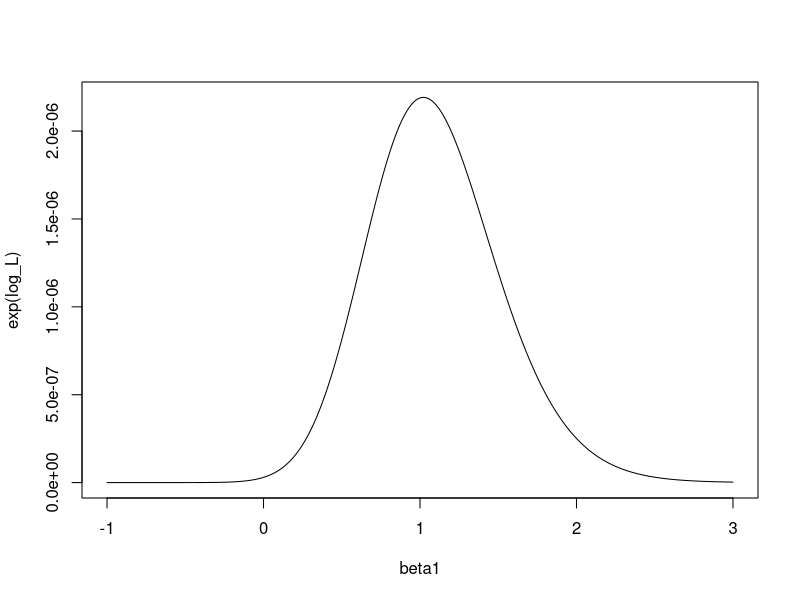
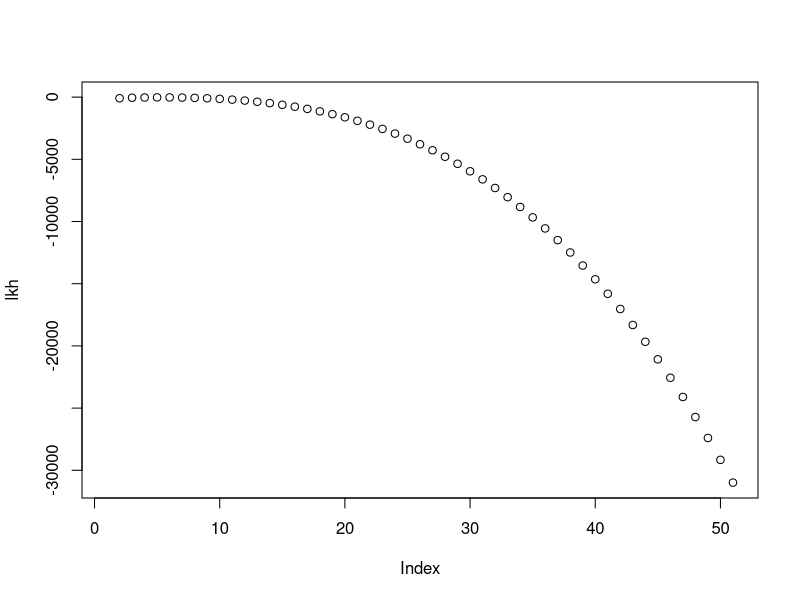
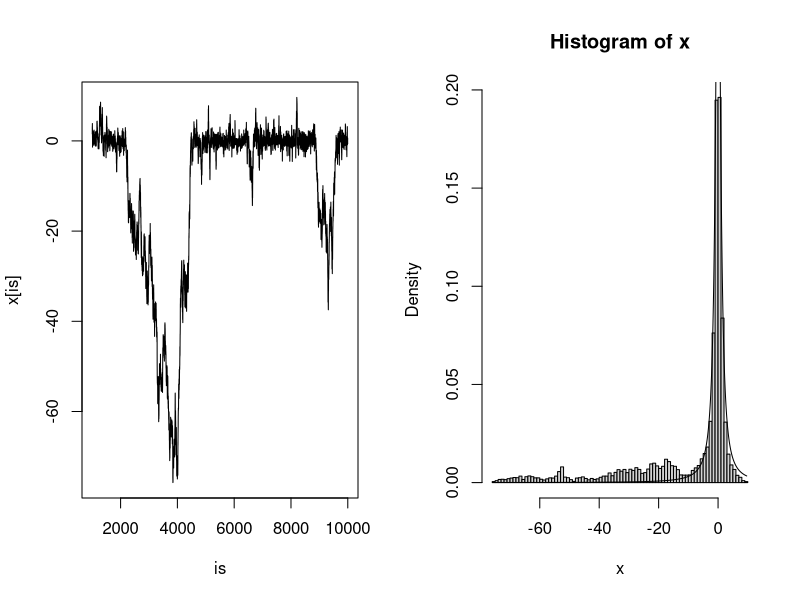
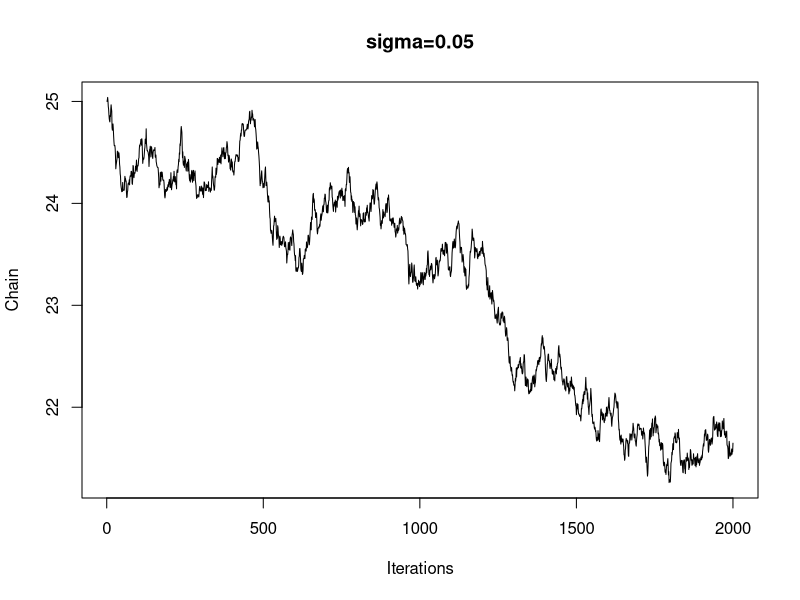
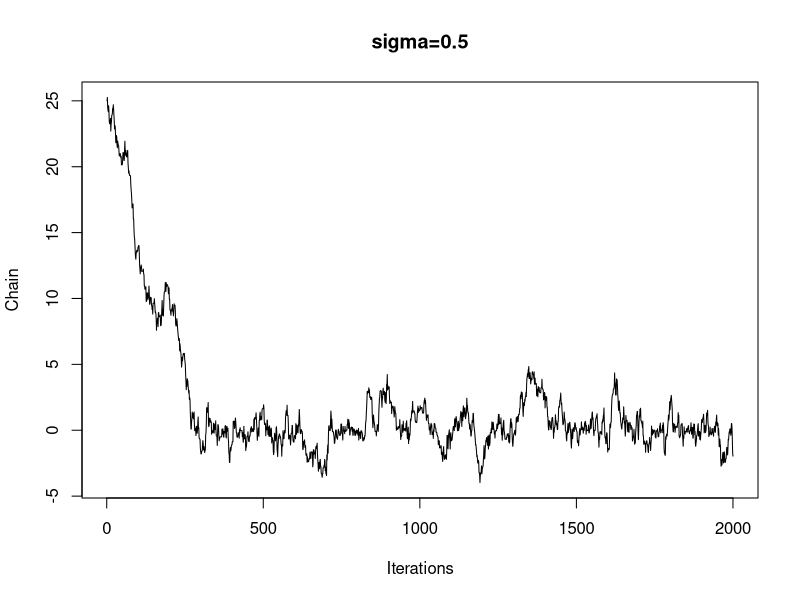
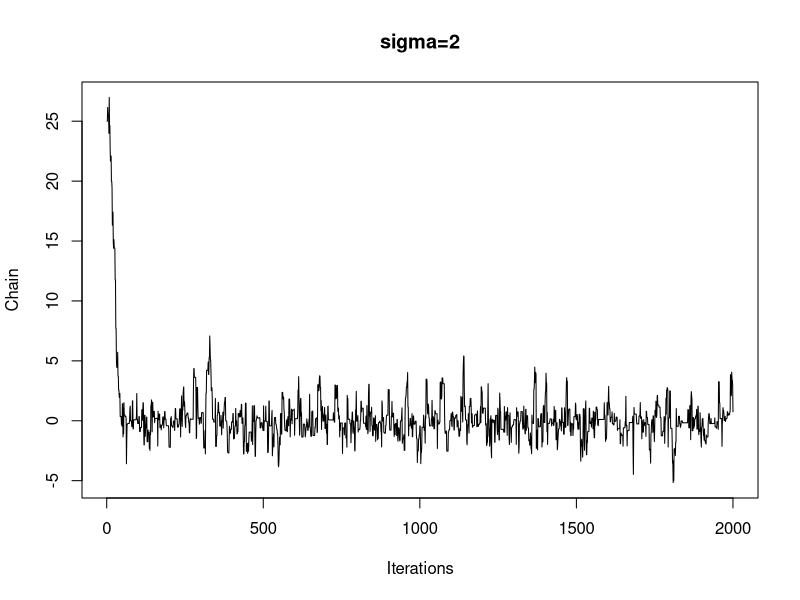
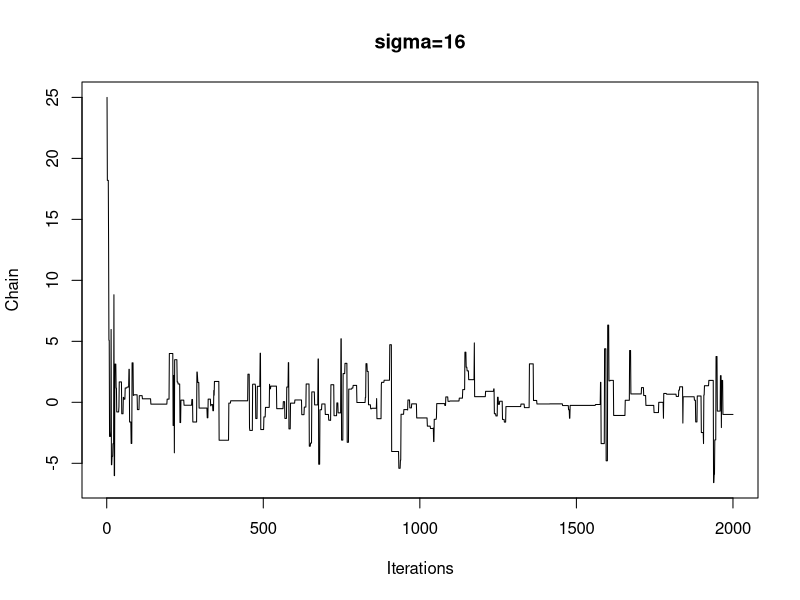
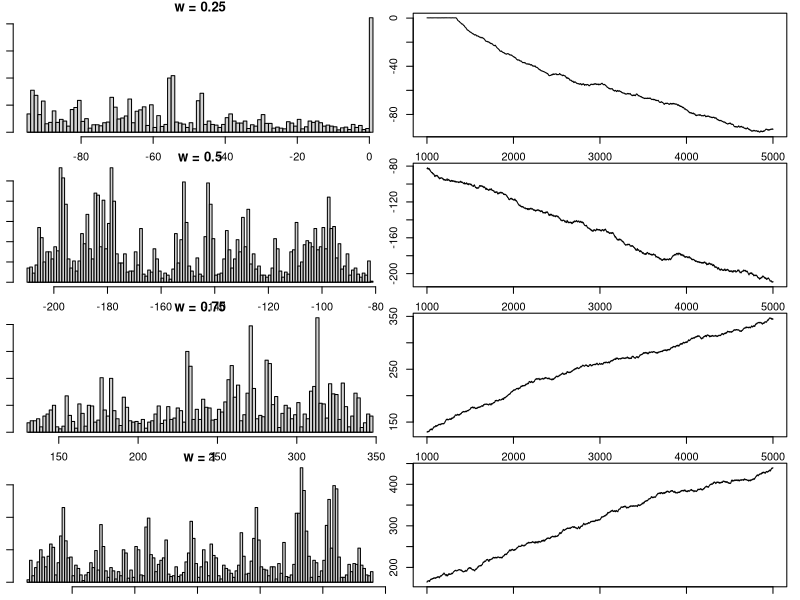

Reproduce these figures in R, in order.
## ---- chunk 1
options(scipen = 1, digits = 4, width = 80)
library(knitr)
opts_chunk$set(echo=FALSE,
               cache=TRUE, autodep=TRUE, cache.comments=FALSE,
               message=FALSE, warning=FALSE)
## ---- chunk 2
f = function(x){
  4*log(x) + 6*log(1-x)
}

result = optimize(f, c(0, 1), lower = 0, upper=1, maximum = TRUE)$maximum

(result)

## ---- chunk 3
x = c(1.34, -1.38, -0.19, -0.44, 1.90, -0.80, 0.91, 0.26, 1.37, -1.62, -0.96, 1.90, 0.99, 1.96, -1.57, 1.51, -1.61, -1.02, -0.92, -1.87,  1.73, -1.23, -1.24,  0.22, 1.42)
y = c(1, 0, 0, 1, 1, 0, 1, 1, 1, 0, 1, 1, 1, 1, 1, 0, 0, 0, 0, 0, 1, 0, 0, 1, 0)
## ---- chunk 4
l <- function(beta) {
  tmp <- exp(beta[1] + beta[2] * x)
  p <- tmp / (1 + tmp)
  return(sum(y * log(p) + (1 - y) * log(1 - p)))
}

betahat <- optim(par=c(0.25, 0.75), fn=l, control = list(fnscale=-1))$par
betahat
## ---- chunk 5
library(numDeriv)

beta_init <- c(0.25, 0.75)
gradient <- grad(l, beta_init)
hess <- hessian(l, beta_init)
(nextbeta <- beta_init - solve(hess) %*% gradient)
(nextbeta <- array(nextbeta))
## ---- chunk 6
l <- function(beta_0, beta_1) {
  tmp <- exp(beta_0 + beta_1 * x)
  p <- tmp / (1 + tmp)
  return(sum(y * log(p) + (1 - y) * log(1 - p)))
}

beta1 <- seq(-1, 3, length=1000)
log_L <- sapply(beta1, function(x) {l(0, x)})
plot(beta1, exp(log_L), type="l")
## ---- chunk 7
# uniroot
dl <- function(beta1) {
  p <- exp(beta1 * x) / (1 + exp(beta1 * x))
  grad <- sum(x * (y - p)) 
  return(grad)
}
(beta1_uni <- uniroot(dl, c(0, 2))$root)


## ---- chunk 8
# Grid Search
grid <- seq(0, 2, 0.01)
res <- sapply(grid, function(beta) {l(0, beta)})
(beta1_g <- grid[res == max(res)])
## ---- chunk 9
#  the Newton-Raphson algorithm
Newton <- function(f, theres, x0, N){
  h = 1e-4
  i = 1
  p = numeric(N)
  while(i < N+1){
    x1 <- (x0 - (f(x0) / ((f(x0 + h) - f(x0)) / h)))
    p[i] <- x1
    if (abs(x1 - x0) < theres) break
    x0 <- x1
    i <- i + 1
  }
  return(x0)
}
(beta1_n <- Newton(dl, 1e-7, 0.8, 2000))
## ---- chunk 10
Ex3 <- c(2.228, 2.051, 1.683, 3.285, 1.219, 2.879, 2.976, 2.112, 2.357, 2.425, 1.255, 2.562, 0.829, 2.581, 2.340, 3.043, 0.684, 1.810, 2.529, 0.729)
## ---- chunk 11
Ln_lkhd<-function(theta){
 sum=0
 for ( i in 1:length(Ex3)){
 sum=sum+
log(3)+3*log(theta)+2*log(Ex3[i])-
(Ex3[i]*theta)^3
 }
 return(sum)
}

## ---- chunk 12
lkh<-c()
for ( theta in seq(0,5,.1)){
 lkh<-c(lkh,Ln_lkhd(theta))
}
plot(lkh)
## ---- chunk 13
max_est_theta=
(length(Ex3)/sum(Ex3^3))^(1/3)
max_est_theta
## ---- chunk 14
theta = 1
eta = 0
N = 10000

stopifnot(theta > 0)

df = function(x) {
  1/(theta*pi*(1+((x-eta)/theta)^2))
}

dg = function(x, df) {
  dnorm(x = x, mean = df)
}

rg = function(df) {
  rnorm(n = 1, mean = df)
}

mh = function (N, df, dg, rg) {
  x = numeric(N)
  x[1] = rg(1)
  k = 0
  u = runif(N)
  for (i in 2:N) {
    xt = x[i-1]
    y = rg(xt)
    r = df(y) * dg(xt, y) / (df(xt) * dg(y, xt))
    if (u[i] <= r) {
      x[i] = y
    } else {
      k = k + 1
      x[i] = xt
    }
  }
  print(k)
  return(x)
}

x = mh(N, df, dg, rg)
is = 1001:N
par(mfrow = c(1,2))
plot(is, x[is], type="l")
hist(x, probability = TRUE, breaks = 100)
plot.x = seq(min(x), max(x), 0.01)
lines(plot.x, df(plot.x))
par(mfrow = c(1,1))
## ---- chunk 15
Lden=function(x){
  return (1/2*exp(-abs(x)))
}

rw.Metropolis <- function(sigma, x0, N) {
  x <- numeric(N)
  x[1] <- x0
  u <- runif(N)
  k <- 0
  for (i in 2:N) {
    y <- rnorm(1, x[i-1], sigma)
    if (u[i] <= (Lden(y) / Lden((x[i-1])))){
      x[i] <- y
      k=k+1
    }
    else {
      x[i] <- x[i-1]
    }
  }
  return(list(x=x, acrate=k/N))
}

N <- 2000
sigma <- c(0.05, 0.5, 2, 16)
x0 <- 25 # starting
rw1 <- rw.Metropolis(sigma[1], x0, N)
rw2 <- rw.Metropolis(sigma[2], x0, N)
rw3 <- rw.Metropolis(sigma[3], x0, N)
rw4 <- rw.Metropolis(sigma[4], x0, N)
# number of rejected candidate points
print(c(rw1$acrate, rw2$acrate, rw3$acrate, rw4$acrate))
## ---- chunk 16
# plot of chain
plot(rw1$x,type='l',ylab='Chain',xlab='Iterations',main='sigma=0.05')
plot(rw2$x,type='l',ylab='Chain',xlab='Iterations',main='sigma=0.5')
plot(rw3$x,type='l',ylab='Chain',xlab='Iterations',main='sigma=2')
plot(rw4$x,type='l',ylab='Chain',xlab='Iterations',main='sigma=16')
## ---- chunk 17
b = 0.2
b.lim = c(0, 0.5)
days = 250
secs = 1:5
m = 5000
burn = 1000
ws = c((1:4)/4)

prob.vector = function (b) {
  return(c(1/3, (1-b)/3, (1-2*b)/3, 2*b/3, b/3))
}
ps = prob.vector(b)
i = sample(secs, size = days, prob = ps, replace = TRUE)
win = tabulate(i)



posterior = function (x, win) {
  if (x < b.lim[1] || x > b.lim[2]) {
    return(0)
  }
  nums = sapply(split(1:days, rep(1:(length(win)), days/length(win))), function(n) prod(n))
  dens = sapply(win, function(w) factorial(w))
  probs = prob.vector(x) ^ win
  return(prod(nums/dens*probs))
}


prob.ratio = function (n, d, win) {
  return(prod(prob.vector(n)^win / prob.vector(d)^win))
}

rw.b = function (w) {
  x = numeric(m)
  
  u = runif(m)
  v = runif(m, -w, w)
  x[1] = w
  for (i in 2:m) {
    xt = x[i-1]
    y = xt + v[i]
    r = prob.ratio(y, xt, win)
    if (u[i] <= r) {
      x[i] = y
    } else {
      x[i] = xt
    }
  }
  
  return(x)
}

xbs = lapply(ws, function(w) rw.b(w))
par(mfrow = c(length(ws), 2))
par(mar=c(1,1,1,1))#debug for figure image too large
is = (burn+1):m
for (i in 1:length(ws)) {
  xb = xbs[[i]]
  xb = xb[is]
  xb.seq = seq(min(xb), max(xb), 0.05)
  hist(xb, breaks = 100, probability = TRUE, main = paste('w = ', ws[i], sep = ''))

  lines(xb.seq, sapply(xb.seq, function(x) posterior(x, win)))
  plot(is, xb, type="l")
}
par(mfrow = c(1,1))
## ---- chunk 18
sizes = c(125, 18, 20, 34)
size = sum(sizes)

m = 10000
burn = 2000
is = (burn+1):m

prob.vector = function (theta) {
  return(c(2 + theta, (1-theta), (1-theta), theta) / 4)
}

prob.ratio = function (n, d) {

  return(prod(prob.vector(n)^sizes / prob.vector(d)^sizes))
}



x.rw = numeric(m)
k.rw = 0
u = runif(m)
v = runif(m, -0.25, 0.25)
x.rw[1] = v[1]
for (i in 2:m) {
  xt = x.rw[i-1]
  y = xt + v[i]
  r = min(prob.ratio(y, xt), 1)

  if (!is.nan(r) && u[i] <= r) {
    x.rw[i] = y
  } else {
    k.rw = k.rw + 1
    x.rw[i] = xt
  }
}



sd = 0.5
min = -0.8
max = 0.8

rg = function(p) {
  return(runif(1, min - abs(p), max + abs(p)))

}

dg = function(x, p) {
  return(dunif(x, min - abs(p), max + abs(p)))

}

x.mh = numeric(m)
k.mh = 0
u = runif(m)
x.mh[1] = rg(0)
for(i in 2:m) {
  xt = x.mh[i-1]
  y = rg(xt)
  r = min(prob.ratio(y, xt) * dg(xt, y) / dg(y, xt), 1)
  if (!is.na(r) && u[i] <= r) {
    x.mh[i] = y
  } else {
    x.mh[i] = xt
    k.mh = k.mh + 1
  }
}



x.i = numeric(m)
x.i[1] = rg(0)
k.i = 0
u = runif(m)
for (i in 2:m){
  xt = x.i[i-1]
  y = rg(0)
  r = prob.ratio(y, xt) * dg(xt, 0)/dg(y, 0)
  if (u[i] <= r) {
    x.i[i] = y
  } else {
    x.i[i] = xt
    k.i = k.i + 1
  }
}

print(k.rw)
print(k.mh)
print(k.i)

par(mfrow = c(3,2))

xs = as.list(x.rw, x.mh)

x = x.rw[is]
hist(x, probability = TRUE)
plot(is, x, type='l')

x = x.mh[is]
hist(x, probability = TRUE)
plot(is, x, type='l')

x = x.i[is]
hist(x, probability = TRUE)
plot(is, x, type='l')

par(mfrow = c(1,1))
## ---- chunk 19
#Defining the function to calculate the G-R statistic
Gelman.Rubin <- function(psi){

  psi <- as.matrix(psi)
  n <- ncol(psi)
  k <- nrow(psi)
  psi.means <- rowMeans(psi)     
  B <- n * var(psi.means)        
  psi.w <- apply(psi, 1, "var")  
  W <- mean(psi.w)               
  v.hat <- W*(n-1)/n + (B/n)     
  r.hat <- v.hat / W             
  return(r.hat)
}

f <- function(x, sigma){      
  if (any(x < 0)) return (0)
  stopifnot(sigma > 0)
  return((x / sigma^2) * exp(-x^2 / (2*sigma^2)))
}

k <- 4                          
sigma <- 4
x <- as.matrix(c(0.01, 2, 4, 6))
ral.chain <- function(x){
  xi <- numeric(nrow(x))
  for(i in 1:length(xi)){
    xt <- x[i, ncol(x)]
    y <- rchisq(1, df = xt)      
    # Using chi square distribution
    num <- f(y, sigma) * dchisq(xt, df = y)
    den <- f(xt, sigma) * dchisq(y, df = xt)
    u <- runif(1)
    if (u <= num/den) xi[i] <- y else{
      xi[i] <- xt                #y is rejected
    }
  }
  return(cbind(x,xi))
}
r.hat = 10
while(r.hat >= 1.2){
  x <- ral.chain(x)
  psi <- t(apply(x, 1, cumsum))
  for (i in 1:nrow(psi))
    psi[i,] <- psi[i,] / (1:ncol(psi))
  r.hat <- Gelman.Rubin(psi)
}
b <- ncol(x)

# check convergence by the G-R method
library(coda)
x.mcmc <- mcmc.list(as.mcmc(x[1,]),as.mcmc(x[2,]),as.mcmc(x[3,]),as.mcmc(x[4,]))
geweke.diag(x.mcmc)
## ---- chunk 20
geweke.plot(x.mcmc)
